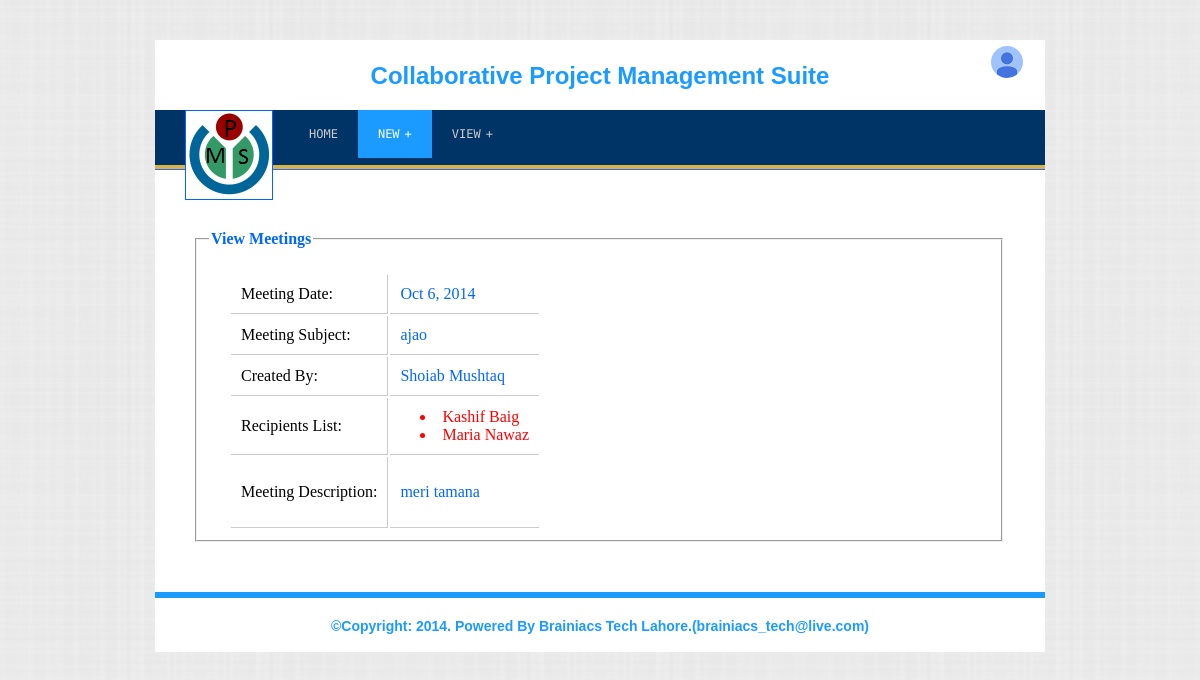
/admin/viewmeetings.php?meetingid=80 (signed in), run on the app's committed database.
### tables this page shows
CREATE TABLE IF NOT EXISTS `meetings` (
  `id` int(11) NOT NULL AUTO_INCREMENT,
  `callerid` int(11) NOT NULL,
  `title` varchar(200) NOT NULL,
  `meetingdate` datetime NOT NULL,
  `description` text NOT NULL,
  `status` tinyint(4) NOT NULL,
  `created` datetime NOT NULL,
  `recevier` varchar(1000) NOT NULL,
  PRIMARY KEY (`id`)
);

CREATE TABLE IF NOT EXISTS `users` (
  `id` int(11) NOT NULL AUTO_INCREMENT,
  `fname` varchar(100) NOT NULL,
  `lname` varchar(100) NOT NULL,
  `gender` tinyint(4) NOT NULL,
  `nic` varchar(20) NOT NULL,
  `email` varchar(100) DEFAULT NULL,
  `phone` varchar(50) DEFAULT NULL,
  `qualification` varchar(50) NOT NULL,
  `joiningdate` datetime NOT NULL,
  `username` varchar(50) NOT NULL,
  `password` varchar(100) NOT NULL,
  `usertype_id` tinyint(4) NOT NULL,
  `pmid` int(11) DEFAULT NULL,
  `address` varchar(500) DEFAULT NULL,
  `status` tinyint(4) NOT NULL,
  `created` datetime NOT NULL,
  PRIMARY KEY (`id`)
);

### admin/viewmeetings.php (the view, shortened to what this page needs)
<?php
if(isset($_GET['meetingid']))
{
	$val_1		=$_GET['meetingid'];
	$_tbl_name	="meetings";
	$column_1	="id";
	$qry="SELECT * FROM ".$_tbl_name." WHERE ".$column_1." ='".$val_1."'";
	$r		=mysql_query($qry) or die("invalid query:" .mysql_error());
	$show	=mysql_fetch_array($r);
	$sender		=$show['callerid'];
	$receiver	=explode('-', $show['recevier']);
	$s=mysql_query("SELECT * FROM users WHERE id='".$sender."'")or die("ni chali");
	$show_sender	=mysql_fetch_array($s);
	for ($i =0; $i < count($receiver); $i++) {
		$t				=mysql_query("SELECT * FROM users WHERE id='".$receiver[$i]."'")or die("ni chali");
		$show_receiver[$i]	=mysql_fetch_array($t);
	}
}
 ?>
<!DOCTYPE html PUBLIC "-//W3C//DTD XHTML 1.0 Transitional//EN" "http://www.w3.org/TR/xhtml1/DTD/xhtml1-transitional.dtd">
<html xmlns="http://www.w3.org/1999/xhtml">
<head>
<link rel="stylesheet" type="text/css" href="../include/css/global.css"/>
<link rel="stylesheet" type="text/css" href="../include/css/pmsadmin.css"/>
<link rel="stylesheet" type="text/css" href="../admin/css/theme/jquery-ui-1.10.4.custom.css"/>
<link rel="stylesheet" type="text/css" href="../include/css/meetingview.css" />
</head>
<body>
<div id="wraper">
     <?php include("header.php"); ?>
	 <fieldset style="width:780px; margin-left:40px; margin-top:30px;">
     <legend style="color:#06F;"><b>View Meetings</b></legend>
     <div id="meeting_detail">
     <table>
      <tr>
        <td><span>Meeting Date:</span></td>
        <td style="border-right:none"><span style="color:#06F;"><?php echo date("M j, Y",strtotime($show['meetingdate'])); ?></span></td>
      </tr>
      <tr>
        <td><span>Meeting Subject:</span></td>
        <td style="border-right:none"><span style="color:#06F;"><?php echo $show['title']; ?></span></td>
      </tr>
      <tr>
        <td><span>Created By:</span></td>
        <td style="border-right:none"><span style="color:#06F;"><?php echo $show_sender['fname']." ".$show_sender['lname']; ?></span></td>
      </tr>
      <tr>
        <td><span>Recipients List:</span></td>
        <td style="border-right:none"><span style="color:#06F;">
        	<?php
			 for ($i = 0; $i < count($show_receiver); $i++) {
				echo  '<li>' . $show_receiver[$i]['fname'] . ' ' . $show_receiver[$i]['lname'] . '</li>' ;
			 }
		  ?></span>
        </td>
      </tr>
      <tr>
        <td><span>Meeting Description:</span></td>
        <td style="border-right:none"><p style="color:#06F;"><?php echo $show['description']; ?></p></td>
      </tr>
    </table>
     </div>
     </fieldset>
     <?php include("footer.php"); ?>
</div>
</body>
</html>

### include/css/global.css (style rules this page uses)
body { background:url("../images/bg.png");background-attachment:fixed;margin:0;padding:0; }
#wraper { width: 890px;height: auto;margin: 0 auto;background-color:#FFF;margin-top:40px; }
td { padding:10px;border-bottom: 1px solid #cbcbcb; border-right: 1px solid #cbcbcb; }
li { color:red; margin:0;padding-left:20px; }

### include/css/meetingview.css (style rules this page uses)
div#meeting_detail { margin-left:20px; margin-top:20px; }
#meeting_detail td { padding:10px; border-bottom: 1px solid #cbcbcb; border-right: 1px solid #cbcbcb; }

### data on the page
meetings: meetingdate "Oct 6, 2014", title "ajao", description "meri tamana"
users: fname "Shoiab", lname "Mushtaq"
users: fname "Kashif", lname "Baig"
users: fname "Maria", lname "Nawaz"
